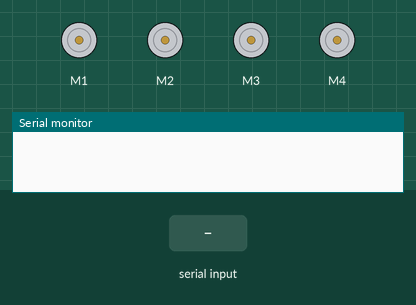
This sketch was run on a simulated Arduino Uno, built with avr-gcc and run on an emulated ATmega328P. Shown: 4 × DC motor (green arrow = forward, orange = backward, longer = faster), the last lines printed to the serial monitor. Inputs (shaded band) come from the test bench.

Above: at 1.2 s.
1.3 s: "F" received over Serial
At 2.3 s:
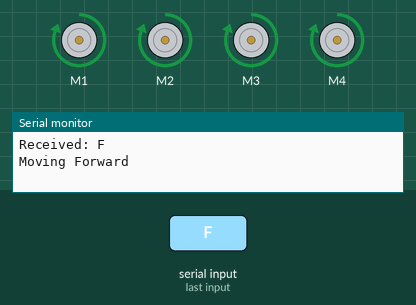
2.8 s: "B" received over Serial
At 3.4 s:
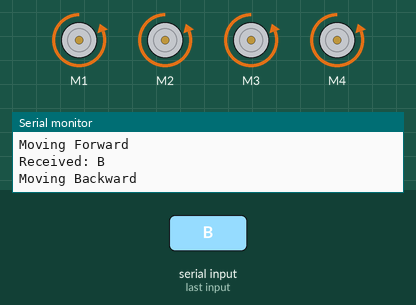
4.3 s: "L" received over Serial
At 4.6 s:
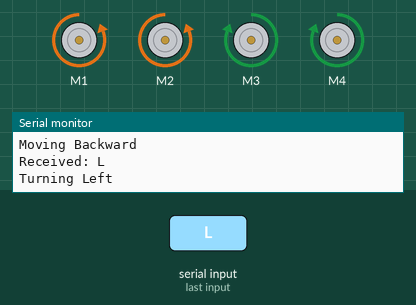
5.8 s: "R" received over Serial
At 6.9 s:
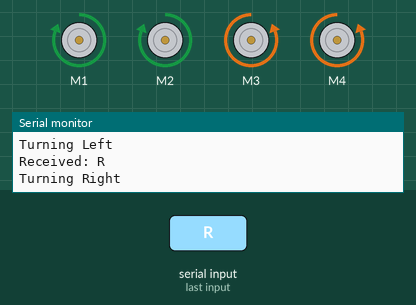
Timing chart, 0 to 8.3 s (numbered marks = the images above; inputs shaded):
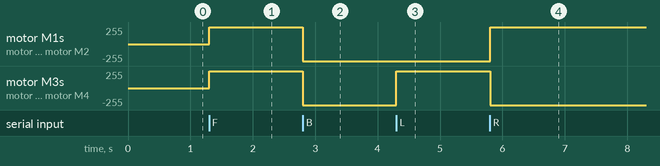

Measured:
- after the input at 1.3 s, motor M1–4: stopped → forward 255/255 at once
- after the input at 2.8 s, motor M1–4: forward 255/255 → backward 255/255 at once
- after the input at 4.3 s, motor M3, motor M4: backward 255/255 → forward 255/255 at once
- after the input at 5.8 s, motor M1, motor M2: backward 255/255 → forward 255/255 at once; motor M3, motor M4: forward 255/255 → backward 255/255 at once

The sketch:

btrc.ino
```cpp
#include <AFMotor.h>

// Initial motors pin which are connected to the motor driver sheild
AF_DCMotor motor1(1, MOTOR12_1KHZ);
AF_DCMotor motor2(2, MOTOR12_1KHZ);
AF_DCMotor motor3(3, MOTOR34_1KHZ);
AF_DCMotor motor4(4, MOTOR34_1KHZ);

char data; // Declare data outside the if block

void setup() {
  Serial.println("Waiting for Bluetooth connection...");
  Serial.begin(9600);  // Set the baud rate to your Bluetooth module.
  Stop();  // Initialize with motors stopped.
}

void loop() {
  if (Serial.available() > 0) {
    data = Serial.read();
    Serial.print("Received: ");
    Serial.println(data);
    Stop(); // Initialize with motors stopped

    // Change pin mode only if the new command is different from the previous.
    switch (data) {
      case 'F':
        Serial.println("Moving Forward");
        forward();
        break;
      case 'B':
        Serial.println("Moving Backward");
        back();
        break;
      case 'L':
        Serial.println("Turning Left");
        left();
        break;
      case 'R':
        Serial.println("Turning Right");
        right();
        break;
    }
  }
}

void forward() {
  motor1.setSpeed(255); // Define maximum velocity
  motor1.run(FORWARD); // Rotate the motor clockwise
  motor2.setSpeed(255); // Define maximum velocity
  motor2.run(FORWARD); // Rotate the motor clockwise
  motor3.setSpeed(255);// Define maximum velocity
  motor3.run(FORWARD); // Rotate the motor clockwise
  motor4.setSpeed(255);// Define maximum velocity
  motor4.run(FORWARD); // Rotate the motor clockwise
}

void back() {
  motor1.setSpeed(255); // Define maximum velocity
  motor1.run(BACKWARD); // Rotate the motor anti-clockwise
  motor2.setSpeed(255); // Define maximum velocity
  motor2.run(BACKWARD); // Rotate the motor anti-clockwise
  motor3.setSpeed(255); // Define maximum velocity
  motor3.run(BACKWARD); // Rotate the motor anti-clockwise
  motor4.setSpeed(255); // Define maximum velocity
  motor4.run(BACKWARD); // Rotate the motor anti-clockwise
}

void left() {
  motor1.setSpeed(255); // Define maximum velocity
  motor1.run(BACKWARD); // Rotate the motor anti-clockwise
  motor2.setSpeed(255); // Define maximum velocity
  motor2.run(BACKWARD); // Rotate the motor anti-clockwise
  motor3.setSpeed(255); // Define maximum velocity
  motor3.run(FORWARD);  // Rotate the motor clockwise
  motor4.setSpeed(255); // Define maximum velocity
  motor4.run(FORWARD);  // Rotate the motor clockwise
}

void right() {
  motor1.setSpeed(255); // Define maximum velocity
  motor1.run(FORWARD); // Rotate the motor clockwise
  motor2.setSpeed(255); // Define maximum velocity
  motor2.run(FORWARD); // Rotate the motor clockwise
  motor3.setSpeed(255); // Define maximum velocity
  motor3.run(BACKWARD); // Rotate the motor anti-clockwise
  motor4.setSpeed(255); // Define maximum velocity
  motor4.run(BACKWARD); // Rotate the motor anti-clockwise
}

void Stop() {
  motor1.setSpeed(0); // Define minimum velocity
  motor1.run(RELEASE); // Stop the motor when releasing the button
  motor2.setSpeed(0); // Define minimum velocity
  motor2.run(RELEASE); // Stop the motor when releasing the button
  motor3.setSpeed(0); // Define minimum velocity
  motor3.run(RELEASE); // Stop the motor when releasing the button
  motor4.setSpeed(0); // Define minimum velocity
  motor4.run(RELEASE); // Stop the motor when releasing the button
}
```
